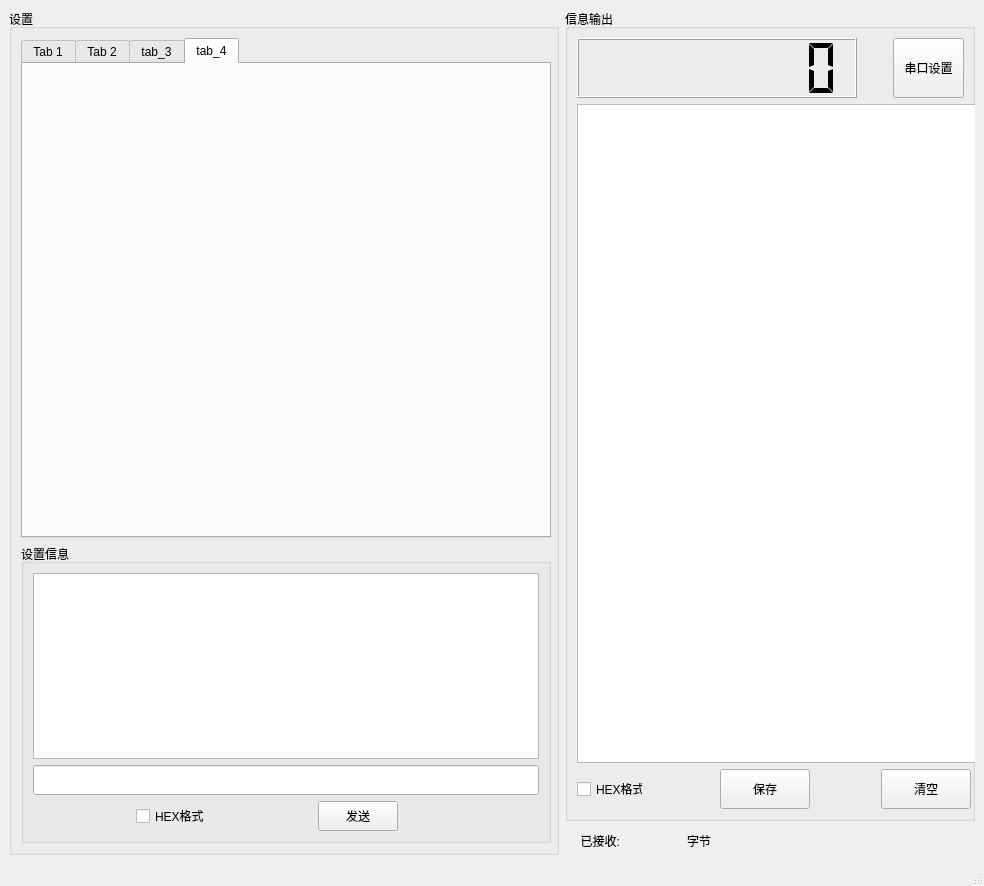
<?xml version="1.0" encoding="UTF-8"?>
<ui version="4.0">
 <class>MainWindow</class>
 <widget class="QMainWindow" name="MainWindow">
  <property name="geometry">
   <rect>
    <x>0</x>
    <y>0</y>
    <width>984</width>
    <height>886</height>
   </rect>
  </property>
  <property name="windowTitle">
   <string>MainWindow</string>
  </property>
  <widget class="QWidget" name="centralwidget">
   <layout class="QGridLayout" name="gridLayout">
    <item row="0" column="1">
     <widget class="QGroupBox" name="PrintgroupBox_2">
      <property name="sizePolicy">
       <sizepolicy hsizetype="Expanding" vsizetype="Ignored">
        <horstretch>0</horstretch>
        <verstretch>0</verstretch>
       </sizepolicy>
      </property>
      <property name="minimumSize">
       <size>
        <width>410</width>
        <height>810</height>
       </size>
      </property>
      <property name="maximumSize">
       <size>
        <width>820</width>
        <height>1620</height>
       </size>
      </property>
      <property name="title">
       <string>信息输出</string>
      </property>
      <layout class="QGridLayout" name="gridLayout_3">
       <item row="0" column="0" colspan="5">
        <layout class="QHBoxLayout" name="horizontalLayout_2">
         <item>
          <widget class="QLCDNumber" name="lcdNumber">
           <property name="minimumSize">
            <size>
             <width>280</width>
             <height>60</height>
            </size>
           </property>
           <property name="maximumSize">
            <size>
             <width>560</width>
             <height>120</height>
            </size>
           </property>
           <property name="digitCount">
            <number>8</number>
           </property>
           <property name="segmentStyle">
            <enum>QLCDNumber::Flat</enum>
           </property>
          </widget>
         </item>
         <item>
          <spacer name="horizontalSpacer">
           <property name="orientation">
            <enum>Qt::Horizontal</enum>
           </property>
           <property name="sizeHint" stdset="0">
            <size>
             <width>40</width>
             <height>20</height>
            </size>
           </property>
          </spacer>
         </item>
         <item>
          <widget class="QPushButton" name="SerialSetButton">
           <property name="minimumSize">
            <size>
             <width>70</width>
             <height>50</height>
            </size>
           </property>
           <property name="maximumSize">
            <size>
             <width>140</width>
             <height>100</height>
            </size>
           </property>
           <property name="text">
            <string>串口设置</string>
           </property>
          </widget>
         </item>
        </layout>
       </item>
       <item row="1" column="0" colspan="5">
        <widget class="QTextEdit" name="RXtextEdit">
         <property name="sizePolicy">
          <sizepolicy hsizetype="Expanding" vsizetype="Expanding">
           <horstretch>100</horstretch>
           <verstretch>100</verstretch>
          </sizepolicy>
         </property>
         <property name="minimumSize">
          <size>
           <width>401</width>
           <height>631</height>
          </size>
         </property>
         <property name="maximumSize">
          <size>
           <width>742</width>
           <height>1140</height>
          </size>
         </property>
         <property name="mouseTracking">
          <bool>true</bool>
         </property>
         <property name="tabletTracking">
          <bool>true</bool>
         </property>
        </widget>
       </item>
       <item row="2" column="0">
        <widget class="QCheckBox" name="RxDispCheckBox">
         <property name="minimumSize">
          <size>
           <width>60</width>
           <height>15</height>
          </size>
         </property>
         <property name="maximumSize">
          <size>
           <width>120</width>
           <height>30</height>
          </size>
         </property>
         <property name="text">
          <string>HEX格式</string>
         </property>
        </widget>
       </item>
       <item row="2" column="1">
        <spacer name="horizontalSpacer_2">
         <property name="orientation">
          <enum>Qt::Horizontal</enum>
         </property>
         <property name="sizeHint" stdset="0">
          <size>
           <width>62</width>
           <height>37</height>
          </size>
         </property>
        </spacer>
       </item>
       <item row="2" column="2">
        <widget class="QPushButton" name="BtnSave">
         <property name="minimumSize">
          <size>
           <width>90</width>
           <height>40</height>
          </size>
         </property>
         <property name="maximumSize">
          <size>
           <width>167</width>
           <height>167</height>
          </size>
         </property>
         <property name="text">
          <string>保存</string>
         </property>
        </widget>
       </item>
       <item row="2" column="3">
        <spacer name="horizontalSpacer_3">
         <property name="orientation">
          <enum>Qt::Horizontal</enum>
         </property>
         <property name="sizeHint" stdset="0">
          <size>
           <width>63</width>
           <height>37</height>
          </size>
         </property>
        </spacer>
       </item>
       <item row="2" column="4">
        <widget class="QPushButton" name="btnClearReceive">
         <property name="sizePolicy">
          <sizepolicy hsizetype="Expanding" vsizetype="Expanding">
           <horstretch>0</horstretch>
           <verstretch>0</verstretch>
          </sizepolicy>
         </property>
         <property name="minimumSize">
          <size>
           <width>90</width>
           <height>40</height>
          </size>
         </property>
         <property name="maximumSize">
          <size>
           <width>167</width>
           <height>167</height>
          </size>
         </property>
         <property name="text">
          <string>清空</string>
         </property>
        </widget>
       </item>
      </layout>
     </widget>
    </item>
    <item row="1" column="1">
     <layout class="QHBoxLayout" name="horizontalLayout">
      <item>
       <widget class="QLabel" name="label_17">
        <property name="sizePolicy">
         <sizepolicy hsizetype="Minimum" vsizetype="Preferred">
          <horstretch>0</horstretch>
          <verstretch>0</verstretch>
         </sizepolicy>
        </property>
        <property name="minimumSize">
         <size>
          <width>55</width>
          <height>28</height>
         </size>
        </property>
        <property name="maximumSize">
         <size>
          <width>55</width>
          <height>28</height>
         </size>
        </property>
        <property name="text">
         <string>已接收:</string>
        </property>
        <property name="alignment">
         <set>Qt::AlignRight|Qt::AlignTrailing|Qt::AlignVCenter</set>
        </property>
       </widget>
      </item>
      <item>
       <widget class="QLabel" name="receivedLength">
        <property name="enabled">
         <bool>true</bool>
        </property>
        <property name="sizePolicy">
         <sizepolicy hsizetype="Minimum" vsizetype="Preferred">
          <horstretch>0</horstretch>
          <verstretch>0</verstretch>
         </sizepolicy>
        </property>
        <property name="minimumSize">
         <size>
          <width>55</width>
          <height>28</height>
         </size>
        </property>
        <property name="maximumSize">
         <size>
          <width>55</width>
          <height>28</height>
         </size>
        </property>
        <property name="text">
         <string/>
        </property>
        <property name="alignment">
         <set>Qt::AlignCenter</set>
        </property>
       </widget>
      </item>
      <item>
       <widget class="QLabel" name="label_19">
        <property name="minimumSize">
         <size>
          <width>55</width>
          <height>28</height>
         </size>
        </property>
        <property name="maximumSize">
         <size>
          <width>55</width>
          <height>28</height>
         </size>
        </property>
        <property name="text">
         <string>字节</string>
        </property>
       </widget>
      </item>
      <item>
       <spacer name="horizontalSpacer_7">
        <property name="orientation">
         <enum>Qt::Horizontal</enum>
        </property>
        <property name="sizeHint" stdset="0">
         <size>
          <width>268</width>
          <height>20</height>
         </size>
        </property>
       </spacer>
      </item>
     </layout>
    </item>
    <item row="0" column="0" rowspan="2">
     <widget class="QGroupBox" name="groupBox">
      <property name="sizePolicy">
       <sizepolicy hsizetype="Expanding" vsizetype="Expanding">
        <horstretch>0</horstretch>
        <verstretch>0</verstretch>
       </sizepolicy>
      </property>
      <property name="minimumSize">
       <size>
        <width>550</width>
        <height>790</height>
       </size>
      </property>
      <property name="maximumSize">
       <size>
        <width>1110</width>
        <height>1580</height>
       </size>
      </property>
      <property name="title">
       <string>设置</string>
      </property>
      <layout class="QGridLayout" name="gridLayout_2">
       <item row="0" column="0">
        <widget class="QTabWidget" name="tabWidget">
         <property name="sizePolicy">
          <sizepolicy hsizetype="Expanding" vsizetype="Expanding">
           <horstretch>10</horstretch>
           <verstretch>10</verstretch>
          </sizepolicy>
         </property>
         <property name="minimumSize">
          <size>
           <width>530</width>
           <height>500</height>
          </size>
         </property>
         <property name="maximumSize">
          <size>
           <width>1060</width>
           <height>1000</height>
          </size>
         </property>
         <property name="layoutDirection">
          <enum>Qt::LeftToRight</enum>
         </property>
         <property name="currentIndex">
          <number>3</number>
         </property>
         <widget class="QWidget" name="tab">
          <attribute name="title">
           <string>Tab 1</string>
          </attribute>
          <layout class="QFormLayout" name="formLayout"/>
         </widget>
         <widget class="QWidget" name="tab_2">
          <attribute name="title">
           <string>Tab 2</string>
          </attribute>
          <layout class="QVBoxLayout" name="verticalLayout_3"/>
         </widget>
         <widget class="QWidget" name="tab_3">
          <attribute name="title">
           <string>tab_3</string>
          </attribute>
          <layout class="QVBoxLayout" name="verticalLayout_4"/>
         </widget>
         <widget class="QWidget" name="tab_4">
          <attribute name="title">
           <string>tab_4</string>
          </attribute>
          <layout class="QVBoxLayout" name="verticalLayout_5"/>
         </widget>
        </widget>
       </item>
       <item row="1" column="0">
        <widget class="QGroupBox" name="SetMsggroupBox_3">
         <property name="sizePolicy">
          <sizepolicy hsizetype="Expanding" vsizetype="Expanding">
           <horstretch>0</horstretch>
           <verstretch>0</verstretch>
          </sizepolicy>
         </property>
         <property name="minimumSize">
          <size>
           <width>530</width>
           <height>240</height>
          </size>
         </property>
         <property name="title">
          <string>设置信息</string>
         </property>
         <layout class="QVBoxLayout" name="verticalLayout_2">
          <item>
           <widget class="QTextEdit" name="SetMessageBox"/>
          </item>
          <item>
           <widget class="QLineEdit" name="editSendData">
            <property name="minimumSize">
             <size>
              <width>370</width>
              <height>30</height>
             </size>
            </property>
            <property name="maximumSize">
             <size>
              <width>740</width>
              <height>60</height>
             </size>
            </property>
           </widget>
          </item>
          <item>
           <layout class="QHBoxLayout" name="horizontalLayout_4">
            <item>
             <spacer name="horizontalSpacer_5">
              <property name="orientation">
               <enum>Qt::Horizontal</enum>
              </property>
              <property name="sizeHint" stdset="0">
               <size>
                <width>78</width>
                <height>20</height>
               </size>
              </property>
             </spacer>
            </item>
            <item>
             <widget class="QCheckBox" name="checkStringSend">
              <property name="text">
               <string>HEX格式</string>
              </property>
             </widget>
            </item>
            <item>
             <spacer name="horizontalSpacer_4">
              <property name="orientation">
               <enum>Qt::Horizontal</enum>
              </property>
              <property name="sizeHint" stdset="0">
               <size>
                <width>40</width>
                <height>20</height>
               </size>
              </property>
             </spacer>
            </item>
            <item>
             <widget class="QPushButton" name="BtnSend">
              <property name="minimumSize">
               <size>
                <width>40</width>
                <height>30</height>
               </size>
              </property>
              <property name="maximumSize">
               <size>
                <width>167</width>
                <height>167</height>
               </size>
              </property>
              <property name="text">
               <string>发送</string>
              </property>
             </widget>
            </item>
            <item>
             <spacer name="horizontalSpacer_6">
              <property name="orientation">
               <enum>Qt::Horizontal</enum>
              </property>
              <property name="sizeHint" stdset="0">
               <size>
                <width>141</width>
                <height>20</height>
               </size>
              </property>
             </spacer>
            </item>
           </layout>
          </item>
         </layout>
        </widget>
       </item>
      </layout>
     </widget>
    </item>
   </layout>
  </widget>
  <widget class="QStatusBar" name="statusbar"/>
 </widget>
 <resources/>
 <connections/>
</ui>
